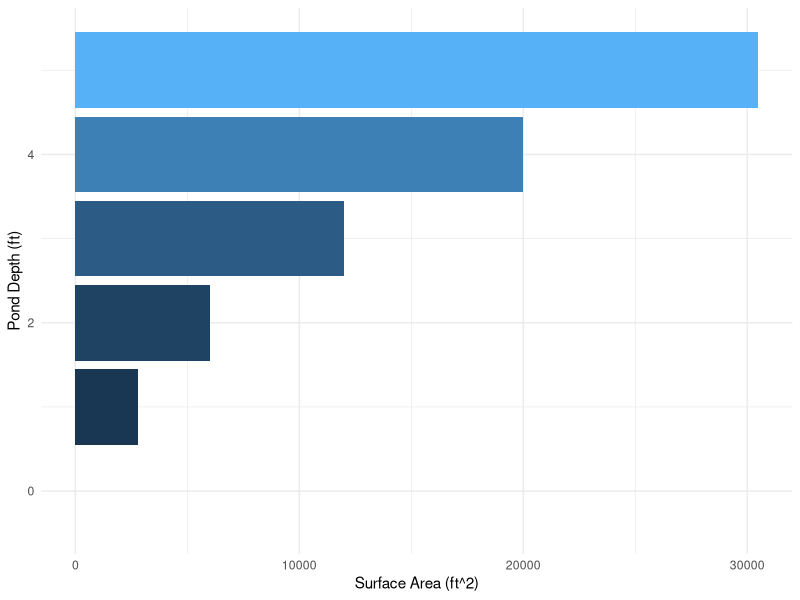

Here is the R script that generated this plot:
#### Stocking Pond Calculator
# Call Dependencies and Set Working Directory to File Location
library(dplyr)
library(readxl)
library(caTools)
library(ggplot2)
setwd(dirname(rstudioapi::getSourceEditorContext()$path))


# Simple Calculation
## Read in Data
simpleinput = read_excel("PondCalc.xlsx" )#, "Sheet1", col_types = numeric)
print(simpleinput)

##Sort Data Table by Water Depth. Drops Null rows, orders by size
WaterVol <- na.omit(select(simpleinput, Depth, Area)[order(simpleinput$Depth, decreasing= FALSE),])
WaterVol$RelDepth <- c(0, diff(WaterVol$Depth))# Calculates Relative depth
WaterVol$AvgArea <- runmean(WaterVol$Area,2) # Calculates Average of surface areas
WaterVol$Vol <- WaterVol$RelDepth * WaterVol$AvgArea

WaterVol
message("Pond Volume Is: " ,(sum(WaterVol$Vol)/43560), " Acre-Feet")


     
# Advanced Calculation
## Read in Data
AdvIinput = read_excel("PondCalcAdvanced.xlsx" )#, "Sheet1", col_types = numeric)
print(AdvIinput)


##Sort Data Table by Water Depth. Drops Null rows, orders by size
WaterVol <- na.omit(select(simpleinput, Depth, Area)[order(simpleinput$Depth, decreasing= FALSE),])
WaterVol$RelDepth <- c(0, diff(WaterVol$Depth)) # Calculates Relative depth
WaterVol$AvgArea <- runmean(WaterVol$Area,2) # Calculates Average of surface areas
WaterVol$Vol <- WaterVol$RelDepth * WaterVol$AvgArea
print(WaterVol)

# Sort Data Table by Island Depth. Drops Null rows, orders by size
IslandVol <- na.omit(select(AdvIinput, IslandDepth, IslandArea)[order(AdvIinput$IslandDepth, decreasing= FALSE),])
IslandVol$RelDepth <- c(0,diff(IslandVol$IslandDepth))
IslandVol$AvgArea <- runmean(IslandVol$IslandArea,2)
IslandVol$Vol <- IslandVol$RelDepth * IslandVol$AvgArea
print(IslandVol)

Vol<- sum(WaterVol$Vol,na.rm=T) - sum(IslandVol$Vol,na.rm=T)


message("Pond Volume with Island Is: " ,(Vol/43560), " Acre-Feet")



p<-ggplot(WaterVol, aes(x=Depth, y=Area, fill=Area)) +
  geom_bar(stat="identity")+theme_minimal()
p + coord_flip() + theme(legend.position="none") + labs(x="Pond Depth (ft)", y = "Surface Area (ft^2)")
